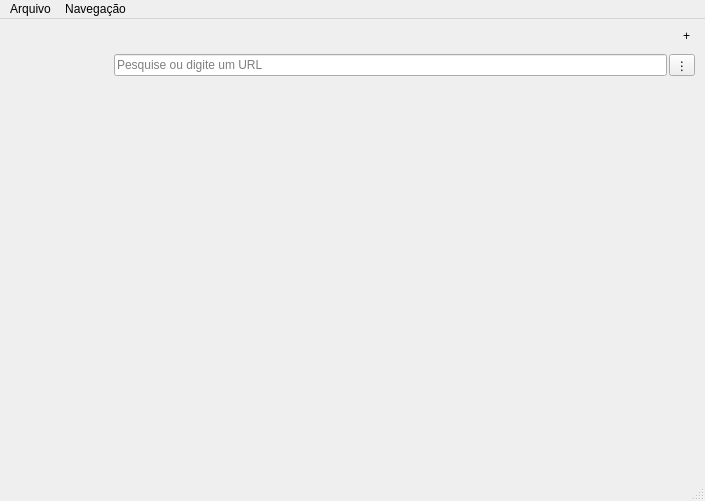
<?xml version="1.0" encoding="UTF-8"?>
<ui version="4.0">
 <class>BrowserWindow</class>
 <widget class="QMainWindow" name="BrowserWindow">
  <property name="geometry">
   <rect>
    <x>0</x>
    <y>0</y>
    <width>705</width>
    <height>501</height>
   </rect>
  </property>
  <property name="windowTitle">
   <string>QtSurf</string>
  </property>
  <property name="windowIcon">
   <iconset resource="QtSurf.qrc">
    <normaloff>:/Windows-Icone/icones/Browser.png</normaloff>:/Windows-Icone/icones/Browser.png</iconset>
  </property>
  <widget class="QWidget" name="centralwidget">
   <layout class="QVBoxLayout" name="verticalLayout">
    <property name="spacing">
     <number>0</number>
    </property>
    <property name="leftMargin">
     <number>0</number>
    </property>
    <property name="topMargin">
     <number>0</number>
    </property>
    <property name="rightMargin">
     <number>0</number>
    </property>
    <property name="bottomMargin">
     <number>0</number>
    </property>
    <item>
     <widget class="QWidget" name="tabBarContainer" native="true">
      <layout class="QHBoxLayout" name="tabBarLayout">
       <property name="spacing">
        <number>4</number>
       </property>
       <property name="leftMargin">
        <number>10</number>
       </property>
       <property name="topMargin">
        <number>6</number>
       </property>
       <property name="rightMargin">
        <number>8</number>
       </property>
       <property name="bottomMargin">
        <number>4</number>
       </property>
       <item>
        <widget class="QTabBar" name="tabBar" native="true">
         <property name="sizePolicy">
          <sizepolicy hsizetype="Minimum" vsizetype="Fixed">
           <horstretch>0</horstretch>
           <verstretch>0</verstretch>
          </sizepolicy>
         </property>
         <property name="focusPolicy">
          <enum>Qt::FocusPolicy::NoFocus</enum>
         </property>
         <property name="tabsClosable" stdset="0">
          <bool>true</bool>
         </property>
         <property name="movable" stdset="0">
          <bool>true</bool>
         </property>
         <property name="documentMode" stdset="0">
          <bool>true</bool>
         </property>
         <property name="expanding" stdset="0">
          <bool>false</bool>
         </property>
         <property name="usesScrollButtons" stdset="0">
          <bool>true</bool>
         </property>
        </widget>
       </item>
       <item>
        <widget class="QToolButton" name="btnNovaAba">
         <property name="cursor">
          <cursorShape>PointingHandCursor</cursorShape>
         </property>
         <property name="focusPolicy">
          <enum>Qt::FocusPolicy::NoFocus</enum>
         </property>
         <property name="toolTip">
          <string>Nova aba (Ctrl+T)</string>
         </property>
         <property name="text">
          <string>+</string>
         </property>
         <property name="autoRaise">
          <bool>true</bool>
         </property>
        </widget>
       </item>
      </layout>
     </widget>
    </item>
    <item>
     <widget class="QWidget" name="toolbarContainer" native="true">
      <layout class="QHBoxLayout" name="toolbarLayout">
       <property name="spacing">
        <number>2</number>
       </property>
       <property name="leftMargin">
        <number>10</number>
       </property>
       <property name="topMargin">
        <number>4</number>
       </property>
       <property name="rightMargin">
        <number>10</number>
       </property>
       <property name="bottomMargin">
        <number>4</number>
       </property>
       <item>
        <widget class="QToolButton" name="btnVoltar">
         <property name="cursor">
          <cursorShape>PointingHandCursor</cursorShape>
         </property>
         <property name="focusPolicy">
          <enum>Qt::FocusPolicy::NoFocus</enum>
         </property>
         <property name="toolTip">
          <string>Voltar</string>
         </property>
         <property name="text">
          <string/>
         </property>
         <property name="autoRaise">
          <bool>true</bool>
         </property>
        </widget>
       </item>
       <item>
        <widget class="QToolButton" name="btnAvancar">
         <property name="cursor">
          <cursorShape>PointingHandCursor</cursorShape>
         </property>
         <property name="focusPolicy">
          <enum>Qt::FocusPolicy::NoFocus</enum>
         </property>
         <property name="toolTip">
          <string>Avançar</string>
         </property>
         <property name="text">
          <string/>
         </property>
         <property name="autoRaise">
          <bool>true</bool>
         </property>
        </widget>
       </item>
       <item>
        <widget class="QToolButton" name="atualizar">
         <property name="cursor">
          <cursorShape>PointingHandCursor</cursorShape>
         </property>
         <property name="focusPolicy">
          <enum>Qt::FocusPolicy::NoFocus</enum>
         </property>
         <property name="toolTip">
          <string>Atualizar</string>
         </property>
         <property name="text">
          <string/>
         </property>
         <property name="autoRaise">
          <bool>true</bool>
         </property>
        </widget>
       </item>
       <item>
        <widget class="QToolButton" name="home">
         <property name="cursor">
          <cursorShape>PointingHandCursor</cursorShape>
         </property>
         <property name="focusPolicy">
          <enum>Qt::FocusPolicy::NoFocus</enum>
         </property>
         <property name="toolTip">
          <string>Página Inicial</string>
         </property>
         <property name="text">
          <string/>
         </property>
         <property name="autoRaise">
          <bool>true</bool>
         </property>
        </widget>
       </item>
       <item>
        <widget class="QLineEdit" name="urlBar">
         <property name="placeholderText">
          <string>Pesquise ou digite um URL</string>
         </property>
         <property name="clearButtonEnabled">
          <bool>true</bool>
         </property>
        </widget>
       </item>
       <item>
        <widget class="QToolButton" name="btnMenu">
         <property name="cursor">
          <cursorShape>PointingHandCursor</cursorShape>
         </property>
         <property name="focusPolicy">
          <enum>Qt::FocusPolicy::NoFocus</enum>
         </property>
         <property name="toolTip">
          <string>Personalizar e controlar o QtSurf</string>
         </property>
         <property name="text">
          <string>⋮</string>
         </property>
        </widget>
       </item>
      </layout>
     </widget>
    </item>
    <item>
     <widget class="QStackedWidget" name="stackedWidget">
      <property name="sizePolicy">
       <sizepolicy hsizetype="Expanding" vsizetype="Expanding">
        <horstretch>1</horstretch>
        <verstretch>1</verstretch>
       </sizepolicy>
      </property>
      <property name="frameShape">
       <enum>QFrame::Shape::NoFrame</enum>
      </property>
     </widget>
    </item>
   </layout>
  </widget>
  <widget class="QMenuBar" name="menubar">
   <property name="geometry">
    <rect>
     <x>0</x>
     <y>0</y>
     <width>705</width>
     <height>21</height>
    </rect>
   </property>
   <widget class="QMenu" name="menuArquivo">
    <property name="title">
     <string>Arquivo</string>
    </property>
    <addaction name="actionNovaAba"/>
    <addaction name="actionFecharAba"/>
    <addaction name="separator"/>
    <addaction name="actionConfigura_es"/>
    <addaction name="actionSair"/>
   </widget>
   <widget class="QMenu" name="menuNavegacao">
    <property name="title">
     <string>Navegação</string>
    </property>
    <addaction name="actionVoltar"/>
    <addaction name="actionAvancar"/>
    <addaction name="actionAtualizar"/>
    <addaction name="actionHome"/>
   </widget>
   <addaction name="menuArquivo"/>
   <addaction name="menuNavegacao"/>
  </widget>
  <widget class="QStatusBar" name="statusbar"/>
  <action name="actionSair">
   <property name="text">
    <string>Sair</string>
   </property>
   <property name="shortcut">
    <string>Ctrl+Q</string>
   </property>
  </action>
  <action name="actionVoltar">
   <property name="text">
    <string>Voltar</string>
   </property>
   <property name="shortcut">
    <string>Alt+Left</string>
   </property>
  </action>
  <action name="actionAvancar">
   <property name="text">
    <string>Avançar</string>
   </property>
   <property name="shortcut">
    <string>Alt+Right</string>
   </property>
  </action>
  <action name="actionAtualizar">
   <property name="text">
    <string>Atualizar</string>
   </property>
   <property name="shortcut">
    <string>F5</string>
   </property>
  </action>
  <action name="actionHome">
   <property name="text">
    <string>Página Inicial</string>
   </property>
   <property name="shortcut">
    <string>Alt+Home</string>
   </property>
  </action>
  <action name="actionConfigura_es">
   <property name="text">
    <string>Configurações</string>
   </property>
  </action>
  <action name="actionNovaAba">
   <property name="text">
    <string>Nova Aba</string>
   </property>
   <property name="shortcut">
    <string>Ctrl+T</string>
   </property>
  </action>
  <action name="actionFecharAba">
   <property name="icon">
    <iconset>
     <normaloff>:/modern/icones/modern/close.svg</normaloff>:/modern/icones/modern/close.svg</iconset>
   </property>
   <property name="text">
    <string>Fechar Aba</string>
   </property>
   <property name="shortcut">
    <string>Ctrl+W</string>
   </property>
  </action>
 </widget>
 <customwidgets>
  <customwidget>
   <class>QTabBar</class>
   <extends>QWidget</extends>
   <header>qtabbar.h</header>
  </customwidget>
 </customwidgets>
 <resources>
  <include location="QtSurf.qrc"/>
 </resources>
 <connections/>
</ui>
